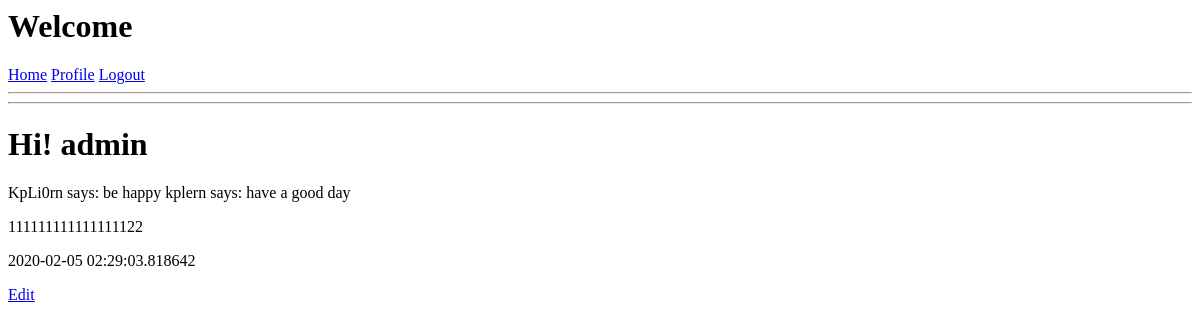
/user/admin (signed in), run on an earlier commit of the app's database.
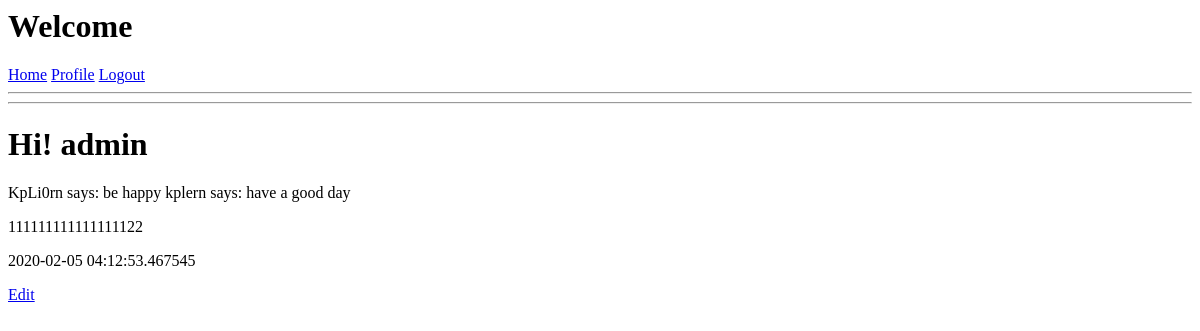
And on a later commit of the database.
### app/models.py (models this page shows, shortened)
class User(UserMixin,db.Model):   # User 继承 db.Model 是所有类型的基类  UserMixin 这个是基类包含了四种校验属性
    id = db.Column(db.Integer,primary_key=True)
    username = db.Column(db.String(length=10),index=True,unique=True)
    password_hash = db.Column(db.String(length=128))
    email = db.Column(db.String(length=50),index=True,unique=True)
    posts = db.relationship("Post",backref="author",lazy="dynamic")    # backref 有点类似快捷方式
    about_me = db.Column(db.String(150))
    last_seen = db.Column(db.DateTime,default=datetime.utcnow)

### app/routes.py (the view)
@app.route('/user/<username>',methods=['GET','POST'])
@login_required
def user(username):
    user = User.query.filter_by(username=username).first_or_404()
    posts = [{
        "author": "KpLi0rn",
        "content": "be happy"
    },
        {
            "author": "kplern",
            "content": "have a good day"
        }]
    return render_template("profile.html",user=user,posts=posts)

### app/models.py (called while the page is built)
@login.user_loader
def load_user(id):
    return User.query.get(int(id))

### app/routes.py (called while the page is built)
@app.before_request
def before_request():   # 将时间 和 表单里面进行一个联系  利用 app.before_request 在试图函数之前进行一个运行
    if current_user.is_authenticated:
        current_user.last_seen = datetime.utcnow()
        db.session.commit()

### app/templates/profile.html
{% extends "base.html" %}
{% block content %}
    <h1>Hi! {{user.username}}</h1>
    {% for post in posts %}
    {{post.author}} says: {{post.content}}
    {% endfor %}
    <p>
        {% if user.about_me %}
        {{ user.about_me}}
        {% endif %}
    </p>
    <p>
        {% if user.last_seen %}
        {{ user.last_seen }}
        {% endif %}
    </p>
    <p>
        {% if current_user == user %}
        <a href="{{url_for('edit_profile')}}">Edit</a>
        {% endif %}
    </p>
{% endblock %}

### app/templates/base.html (shortened to what this page needs)
<html>
     <head>
         <h1>Welcome</h1>
         {% if current_user.is_anonymous %}
         <a href="{{url_for('register')}}">Register</a>
         <a href="{{url_for('login')}}">Login</a>
         {% else %}
         <a href="{{url_for('index')}}">Home</a>
         <a href="{{url_for('user',username=current_user.username)}}">Profile</a>
         <a href="{{url_for('logout')}}">Logout</a>
         {% endif %}
    </head>
    <body>
        <hr>
        <hr>
        {% block content %} {% endblock %}
    </body>
</html>

What changed in the data, as far as the page shows it:
changed User "admin": last_seen "2020-02-05 02:29:03.818642" → "2020-02-05 04:12:53.467545"
